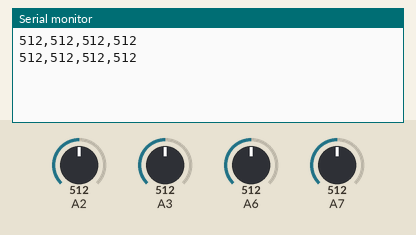
Simulated run of this sketch. Board: Arduino Nano, built with avr-gcc and run on an emulated ATmega328P. Parts: the last lines printed to the serial monitor. The inputs (shaded band) are chosen by the test bench; at power-on: A2 = 512, A3 = 512, A6 = 512, A7 = 512.

Above: at 1.8 s.
1.9 s: A2 set to 716
At 2.6 s:
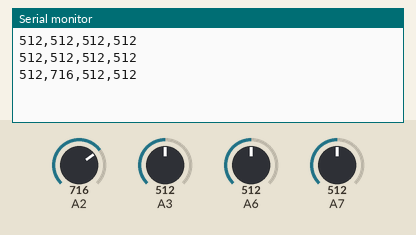
3.4 s: A3 set to 716
At 4.7 s:
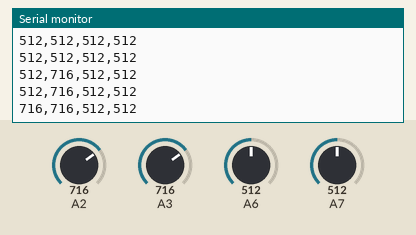
4.9 s: A6 set to 716
At 5.8 s:
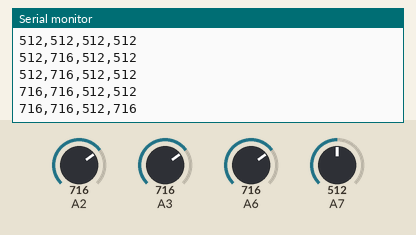
6.4 s: A7 set to 716
At 7.7 s:
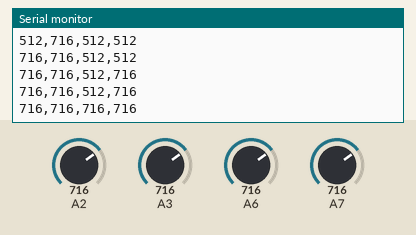
7.9 s: A2 set to 992
At 8.6 s:
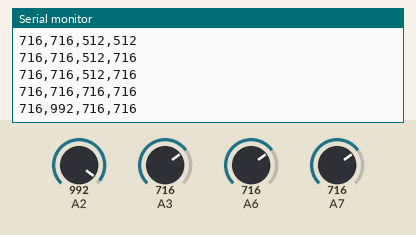
9.4 s: A3 set to 992
At 10.8 s:
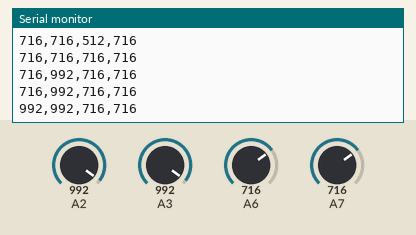
Timing chart, 0 to 11.9 s (numbered marks = the images above; inputs shaded):
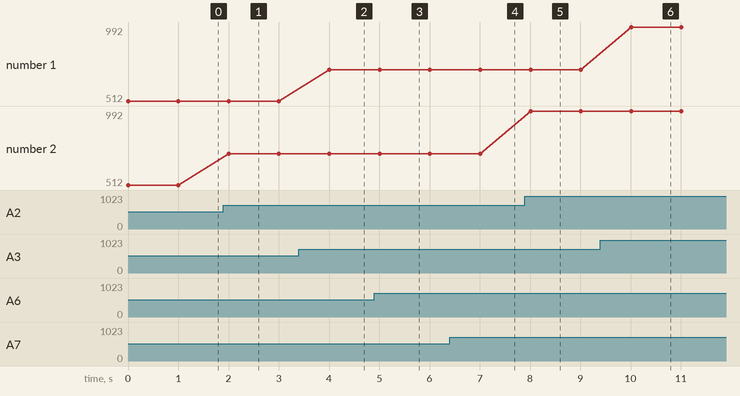

Measured:
- after the input at 1.9 s, the serial monitor: prints a new line after 0.10 s (image 1)
- after the input at 3.4 s, the serial monitor: prints a new line after 0.61 s (image 2)
- after the input at 4.9 s, the serial monitor: prints a new line after 0.11 s (image 3)
- after the input at 6.4 s, the serial monitor: prints a new line after 0.61 s (image 4)
- after the input at 7.9 s, the serial monitor: prints a new line after 0.11 s (image 5)
- after the input at 9.4 s, the serial monitor: prints a new line after 0.61 s (image 6)
- plotted number 2: 512 → 716 after the input at 1.9 s, 716 → 992 after the input at 7.9 s

The sketch:

hall_tester.ino
```cpp
#include "Arduino.h"

void setup()
{
    Serial.begin(115200);
    pinMode(A2, INPUT);
    pinMode(A3, INPUT);
    pinMode(A6, INPUT);
    pinMode(A7, INPUT);
}

void loop()
{
    // In order of steppers[4] in clockclock.ino
    int sensorValue1 = analogRead(A3);
    int sensorValue2 = analogRead(A2);
    int sensorValue3 = analogRead(A7);
    int sensorValue4 = analogRead(A6);
    Serial.print(sensorValue1); // print the character
    Serial.print(",");          // print the character
    Serial.print(sensorValue2); // print the character
    Serial.print(",");          // print the character

    Serial.print(sensorValue3); // print the character
    Serial.print(",");          // print the character

    Serial.println(sensorValue4); // print the character

    delay(1000);
}
```
